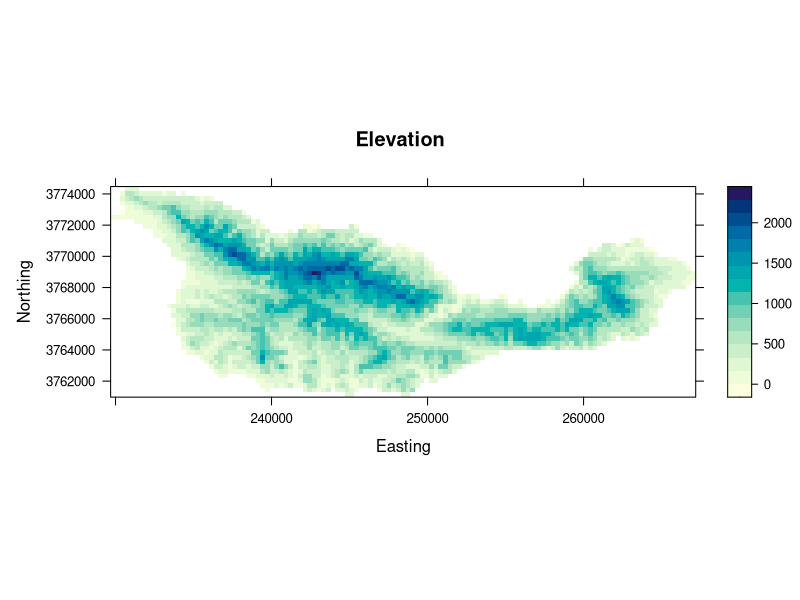
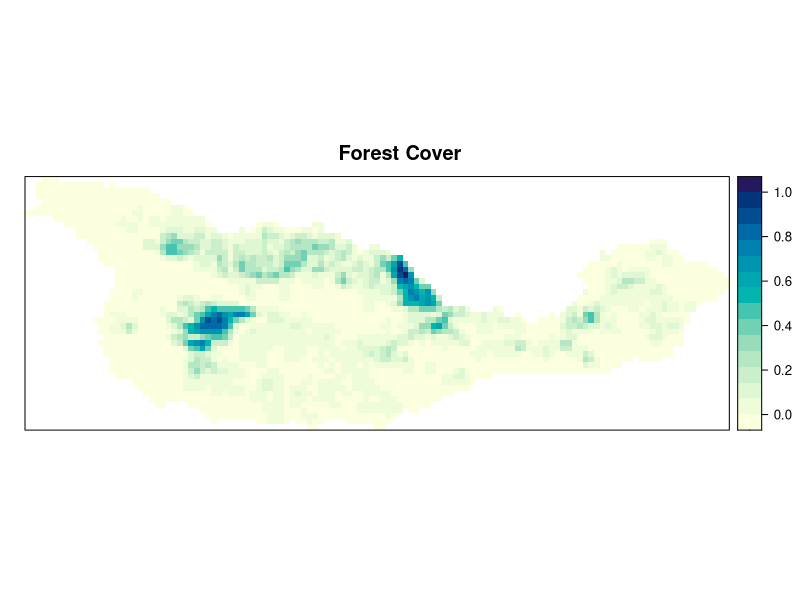

Here is the R script that generated these plots, in order: (Note: this script raises an error after producing the figures.)
## ----cruzData------------------------------------------------------------
cruzData <- read.csv("cruzData.csv")
head(cruzData, n=7)


## ----elevJay,include=TRUE,fig.width=6,fig.height=4,size='scriptsize'-----
library(lattice)
levelplot(elevation ~ x + y, data=cruzData,
          aspect="iso", # Puts x and y axes on same scale
          xlab="Easting", ylab="Northing", main="Elevation")


## ----forestJay,fig.width=6,fig.height=4,size='scriptsize'----------------
levelplot(forest ~ x + y, data=cruzData, aspect="iso",
          xlab="",ylab="",main="Forest Cover",
          scales=list(draw=FALSE)) # suppress axes


## ----habitat,fig.width=6,fig.height=4,size='scriptsize'------------------
levelplot(habitat ~ x + y, data=cruzData, aspect="iso",
          xlab="", ylab="", main="Habitat type",
          scales=list(draw=FALSE))


## ----jayData, size='scriptsize'------------------------------------------
library(latticeExtra) ## install.packages("latticeExtra") ## Do this!
jayData <- read.csv("jayData.csv")
head(jayData)

## ----jayData-str, size='scriptsize'--------------------------------------
str(jayData) ## 100 rows


## ----plots,fig.width=6,fig.height=4,size='scriptsize',fig.show='hide'----
levelplot(chaparral ~ x + y, data=cruzData, aspect="iso",
          xlab="", ylab="", main="Chaparral and survey plots",
          scales=list(draw=FALSE)) +
    xyplot(y ~ x, jayData, pch=0, col=1, cex=0.5)


## ----fm1-----------------------------------------------------------------
fm1 <- lm(jays ~ elevation, data=jayData)


## ----fm1s----------------------------------------------------------------
summary(fm1)


## ----fm2,size='scriptsize'-----------------------------------------------
fm2 <- lm(jays ~ elevation + I(elevation^2), data=jayData)


## ----fm2s,size='scriptsize'----------------------------------------------
summary(fm2)


## ----fm3,size='scriptsize'-----------------------------------------------
fm3 <- lm(jays ~ elevation + chaparral, data=jayData)


## ----fm3s,size='scriptsize'----------------------------------------------
summary(fm3)


## ----fm4,size='scriptsize'-----------------------------------------------
fm4 <- lm(jays ~ habitat, data=jayData)


## ----fm4s,size='scriptsize'----------------------------------------------
summary(fm4)


## ----fm5,size='scriptsize'-----------------------------------------------
fm5 <- lm(jays ~ habitat + elevation, data=jayData)
summary(fm5)


## ----fm6,size='tiny'-----------------------------------------------------
fm6 <- lm(jays ~ habitat + elevation +
          I(elevation^2) + chaparral, data=jayData)
summary(fm6)


## ----nd1,size='footnotesize'---------------------------------------------
nd1 <- data.frame(habitat = "Oak",
    elevation=seq(min(jayData$elev), max(jayData$elev), length=100),
    chaparral=mean(jayData$chaparral))


## ----E6pred,size='footnotesize'------------------------------------------
E6.elev <- predict(fm6, newdata=nd1, type="response", se.fit=TRUE,
                   interval="confidence")
E6.elev <- cbind(E6.elev$fit, nd1)
head(E6.elev)


## ----E6elev,fig.width=8,fig.height=6,fig.show='hide',size='scriptsize'----
plot(fit ~ elevation, E6.elev, type="l", ylim=c(20,50),
     xlab="Elevation (m)", ylab="Expected number of jays")
points(jays ~ elevation, jayData)
lines(lwr ~ elevation, E6.elev, lty=2)
lines(upr ~ elevation, E6.elev, lty=2)


## ----E6------------------------------------------------------------------
E6 <- predict(fm6, type="response", newdata=cruzData, interval="confidence")


## ----E62-----------------------------------------------------------------
E6 <- cbind(cruzData[,c("x","y")], E6)
head(E6, n=4)


## ----X6------------------------------------------------------------------
X <- model.matrix(~habitat+elevation+I(elevation^2)+
                  chaparral, data=cruzData)
beta <- coef(fm6) # beta estimates
E <- X %*% beta   # expected number of jays at each pixel
head(E, n=4)


## ----Ejay,include=FALSE,fig.width=6,fig.height=4-------------------------
levelplot(fit ~ x + y, data=E6, aspect="iso",
          xlab="", ylab="", main="Expected number of jays per grid cell",
          at=25:55, colorkey=list(space="bottom"),
          scales=list(draw=FALSE))


## ----Ljay,include=FALSE,fig.width=6,fig.height=4-------------------------
levelplot(lwr ~ x + y, data=E6, aspect="iso",
          xlab="", ylab="", main="Lower CI",
          at=25:55, colorkey=list(space="bottom"),
          scales=list(draw=FALSE))


## ----Ujay,include=FALSE,fig.width=6,fig.height=4-------------------------
levelplot(upr ~ x + y, data=E6, aspect="iso",
          xlab="", ylab="", main="Upper CI",
          at=25:55, colorkey=list(space="bottom"),
          scales=list(draw=FALSE))


## ----elev,include=FALSE,fig.width=6,fig.height=4-------------------------
Switzerland <- read.csv("Switzerland.csv")
levelplot(elevation ~ x + y, data=Switzerland, aspect="iso",
          col.regions=terrain.colors(100), scales=list(draw=FALSE),
          xlab="", ylab="", main="Elevation")


## ----forest,include=FALSE,fig.width=6,fig.height=4-----------------------
levelplot(forest ~ x + y, data=Switzerland, aspect="iso",
          col.regions=terrain.colors(100), scales=list(draw=FALSE),
          xlab="", ylab="", main="Forest cover")


## ----water,include=FALSE,fig.width=6,fig.height=4------------------------
levelplot(water ~ x + y, data=Switzerland, aspect="iso",
          col.regions=terrain.colors(100), scales=list(draw=FALSE),
          xlab="", ylab="", main="Water")


## ----swissData-----------------------------------------------------------
swissData <- read.csv("swissData.csv")
head(swissData, n=7)
